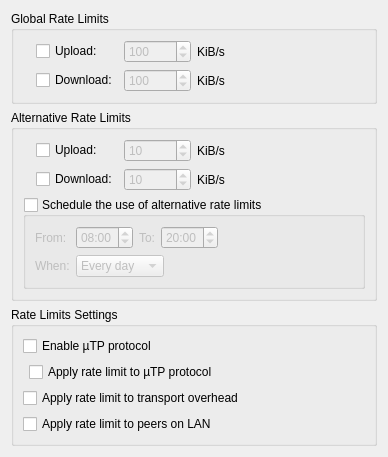
          <widget class="QWidget" name="scrollAreaWidgetContents_9">
           <property name="geometry">
            <rect>
             <x>0</x>
             <y>0</y>
             <width>388</width>
             <height>452</height>
            </rect>
           </property>
           <layout class="QVBoxLayout" name="verticalLayout_5">
            <item>
             <widget class="QGroupBox" name="rateLimitBox">
              <property name="title">
               <string>Global Rate Limits</string>
              </property>
              <layout class="QGridLayout" name="rateLimitBoxLayout">
               <item row="0" column="2">
                <widget class="QSpinBox" name="spinUploadLimit">
                 <property name="enabled">
                  <bool>false</bool>
                 </property>
                 <property name="minimum">
                  <number>1</number>
                 </property>
                 <property name="maximum">
                  <number>1000000</number>
                 </property>
                 <property name="value">
                  <number>100</number>
                 </property>
                </widget>
               </item>
               <item row="0" column="1">
                <widget class="QCheckBox" name="checkUploadLimit">
                 <property name="text">
                  <string>Upload:</string>
                 </property>
                </widget>
               </item>
               <item row="0" column="3">
                <widget class="QLabel" name="label_10">
                 <property name="text">
                  <string>KiB/s</string>
                 </property>
                </widget>
               </item>
               <item row="1" column="2">
                <widget class="QSpinBox" name="spinDownloadLimit">
                 <property name="enabled">
                  <bool>false</bool>
                 </property>
                 <property name="minimum">
                  <number>1</number>
                 </property>
                 <property name="maximum">
                  <number>1000000</number>
                 </property>
                 <property name="value">
                  <number>100</number>
                 </property>
                </widget>
               </item>
               <item row="1" column="3">
                <widget class="QLabel" name="label_13">
                 <property name="text">
                  <string>KiB/s</string>
                 </property>
                </widget>
               </item>
               <item row="0" column="0" rowspan="2">
                <widget class="QLabel" name="label_5">
                 <property name="pixmap">
                  <pixmap resource="../icons.qrc">:/icons/slow_off.png</pixmap>
                 </property>
                </widget>
               </item>
               <item row="1" column="1">
                <widget class="QCheckBox" name="checkDownloadLimit">
                 <property name="text">
                  <string>Download:</string>
                 </property>
                </widget>
               </item>
               <item row="0" column="4">
                <spacer name="horizontalSpacer">
                 <property name="orientation">
                  <enum>Qt::Horizontal</enum>
                 </property>
                 <property name="sizeHint" stdset="0">
                  <size>
                   <width>40</width>
                   <height>20</height>
                  </size>
                 </property>
                </spacer>
               </item>
              </layout>
             </widget>
            </item>
            <item>
             <widget class="QGroupBox" name="altRateLimitBox">
              <property name="title">
               <string>Alternative Rate Limits</string>
              </property>
              <layout class="QGridLayout" name="gridLayout_6">
               <item row="2" column="0" colspan="5">
                <widget class="QGroupBox" name="check_schedule">
                 <property name="title">
                  <string>Schedule the use of alternative rate limits</string>
                 </property>
                 <property name="checkable">
                  <bool>true</bool>
                 </property>
                 <property name="checked">
                  <bool>false</bool>
                 </property>
                 <layout class="QGridLayout" name="gridLayout_7">
                  <item row="0" column="0">
                   <widget class="QLabel" name="label_6">
                    <property name="text">
                     <string extracomment="from (time1 to time2)">From:</string>
                    </property>
                   </widget>
                  </item>
                  <item row="0" column="3">
                   <widget class="QTimeEdit" name="schedule_to">
                    <property name="wrapping">
                     <bool>true</bool>
                    </property>
                    <property name="displayFormat">
                     <string notr="true">hh:mm</string>
                    </property>
                    <property name="time">
                     <time>
                      <hour>20</hour>
                      <minute>0</minute>
                      <second>0</second>
                     </time>
                    </property>
                   </widget>
                  </item>
                  <item row="0" column="2">
                   <widget class="QLabel" name="label_17">
                    <property name="text">
                     <string extracomment="time1 to time2">To:</string>
                    </property>
                   </widget>
                  </item>
                  <item row="0" column="1">
                   <widget class="QTimeEdit" name="schedule_from">
                    <property name="wrapping">
                     <bool>true</bool>
                    </property>
                    <property name="displayFormat">
                     <string notr="true">hh:mm</string>
                    </property>
                    <property name="calendarPopup">
                     <bool>false</bool>
                    </property>
                    <property name="time">
                     <time>
                      <hour>8</hour>
                      <minute>0</minute>
                      <second>0</second>
                     </time>
                    </property>
                   </widget>
                  </item>
                  <item row="1" column="0">
                   <widget class="QLabel" name="label_18">
                    <property name="text">
                     <string>When:</string>
                    </property>
                   </widget>
                  </item>
                  <item row="1" column="1" colspan="3">
                   <widget class="QComboBox" name="schedule_days">
                    <property name="sizePolicy">
                     <sizepolicy hsizetype="Fixed" vsizetype="Fixed">
                      <horstretch>0</horstretch>
                      <verstretch>0</verstretch>
                     </sizepolicy>
                    </property>
                    <item>
                     <property name="text">
                      <string>Every day</string>
                     </property>
                    </item>
                    <item>
                     <property name="text">
                      <string>Weekdays</string>
                     </property>
                    </item>
                    <item>
                     <property name="text">
                      <string>Weekends</string>
                     </property>
                    </item>
                   </widget>
                  </item>
                  <item row="0" column="4">
                   <spacer name="horizontalSpacer_8">
                    <property name="orientation">
                     <enum>Qt::Horizontal</enum>
                    </property>
                    <property name="sizeHint" stdset="0">
                     <size>
                      <width>40</width>
                      <height>20</height>
                     </size>
                    </property>
                   </spacer>
                  </item>
                 </layout>
                </widget>
               </item>
               <item row="0" column="0" rowspan="2">
                <widget class="QLabel" name="label_16">
                 <property name="pixmap">
                  <pixmap resource="../icons.qrc">:/icons/slow.png</pixmap>
                 </property>
                </widget>
               </item>
               <item row="0" column="1">
                <widget class="QCheckBox" name="checkUploadLimitAlt">
                 <property name="text">
                  <string>Upload:</string>
                 </property>
                </widget>
               </item>
               <item row="1" column="1">
                <widget class="QCheckBox" name="checkDownloadLimitAlt">
                 <property name="text">
                  <string>Download:</string>
                 </property>
                </widget>
               </item>
               <item row="0" column="2">
                <widget class="QSpinBox" name="spinUploadLimitAlt">
                 <property name="enabled">
                  <bool>false</bool>
                 </property>
                 <property name="minimum">
                  <number>1</number>
                 </property>
                 <property name="maximum">
                  <number>1000000</number>
                 </property>
                 <property name="value">
                  <number>10</number>
                 </property>
                </widget>
               </item>
               <item row="1" column="2">
                <widget class="QSpinBox" name="spinDownloadLimitAlt">
                 <property name="enabled">
                  <bool>false</bool>
                 </property>
                 <property name="minimum">
                  <number>1</number>
                 </property>
                 <property name="maximum">
                  <number>1000000</number>
                 </property>
                 <property name="value">
                  <number>10</number>
                 </property>
                </widget>
               </item>
               <item row="0" column="3">
                <widget class="QLabel" name="label_14">
                 <property name="text">
                  <string>KiB/s</string>
                 </property>
                </widget>
               </item>
               <item row="1" column="3">
                <widget class="QLabel" name="label_15">
                 <property name="text">
                  <string>KiB/s</string>
                 </property>
                </widget>
               </item>
               <item row="0" column="4">
                <spacer name="horizontalSpacer_5">
                 <property name="orientation">
                  <enum>Qt::Horizontal</enum>
                 </property>
                 <property name="sizeHint" stdset="0">
                  <size>
                   <width>40</width>
                   <height>20</height>
                  </size>
                 </property>
                </spacer>
               </item>
              </layout>
             </widget>
            </item>
            <item>
             <widget class="QGroupBox" name="rateLimitsGroupBox">
              <property name="title">
               <string>Rate Limits Settings</string>
              </property>
              <layout class="QGridLayout" name="gridLayout_8">
               <item row="4" column="0" colspan="3">
                <widget class="QCheckBox" name="checkLimitLocalPeerRate">
                 <property name="text">
                  <string>Apply rate limit to peers on LAN</string>
                 </property>
                </widget>
               </item>
               <item row="3" column="0" colspan="3">
                <widget class="QCheckBox" name="checkLimitTransportOverhead">
                 <property name="text">
                  <string>Apply rate limit to transport overhead</string>
                 </property>
                </widget>
               </item>
               <item row="0" column="0" colspan="3">
                <widget class="QCheckBox" name="checkuTP">
                 <property name="text">
                  <string>Enable µTP protocol</string>
                 </property>
                </widget>
               </item>
               <item row="2" column="1">
                <widget class="QCheckBox" name="checkLimituTPConnections">
                 <property name="text">
                  <string>Apply rate limit to µTP protocol</string>
                 </property>
                </widget>
               </item>
               <item row="2" column="2">
                <spacer name="horizontalSpacer_9">
                 <property name="orientation">
                  <enum>Qt::Horizontal</enum>
                 </property>
                 <property name="sizeHint" stdset="0">
                  <size>
                   <width>40</width>
                   <height>20</height>
                  </size>
                 </property>
                </spacer>
               </item>
              </layout>
             </widget>
            </item>
            <item>
             <spacer name="verticalSpacer_2">
              <property name="orientation">
               <enum>Qt::Vertical</enum>
              </property>
              <property name="sizeHint" stdset="0">
               <size>
                <width>20</width>
                <height>40</height>
               </size>
              </property>
             </spacer>
            </item>
           </layout>
          </widget>
